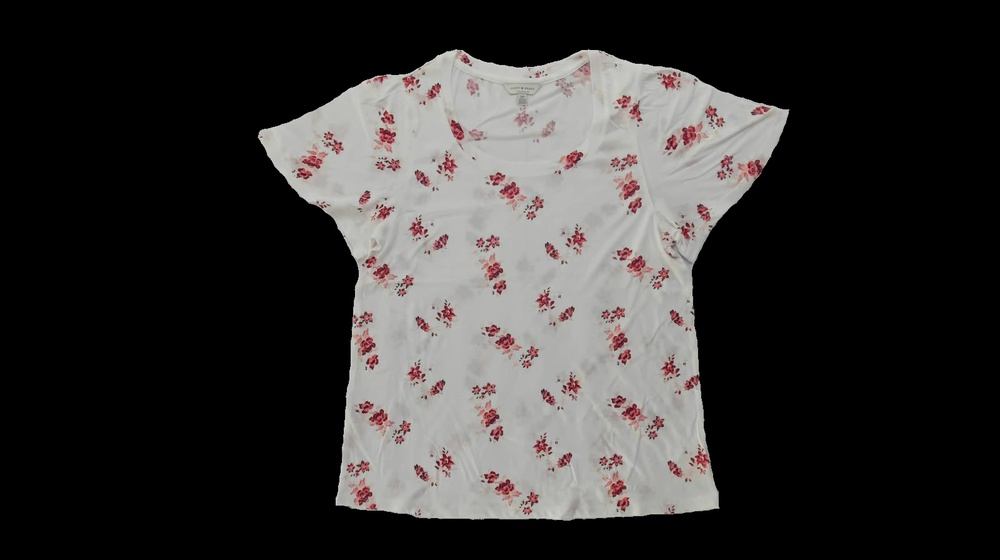
#> input picture edges/PATTERN1.jpg, 1000 x 560 px, shrunk from 1600 x 896 before the run, found by its file name
$ python edges.py
#> lines starting #> are read from the running program, lines starting #| are printed output that depends on the picture; after the words box and inside, x2 and y2 are one past the last pixel; in counts of white or black regions, pixels touching at a corner belong together
# packages
import cv2

# load image file
image = cv2.imread('C:/Users/administrator/Desktop/DX_Projects_onGit/autoM/autoM/edges/PATTERN1.jpg', cv2.IMREAD_UNCHANGED)
#> image is the input picture: shape (560, 1000, 3); mean B, G, R 51.7, 52.5, 54.6

# convert image to grayscale
image_grayscale = cv2.cvtColor(image, cv2.COLOR_BGR2GRAY)
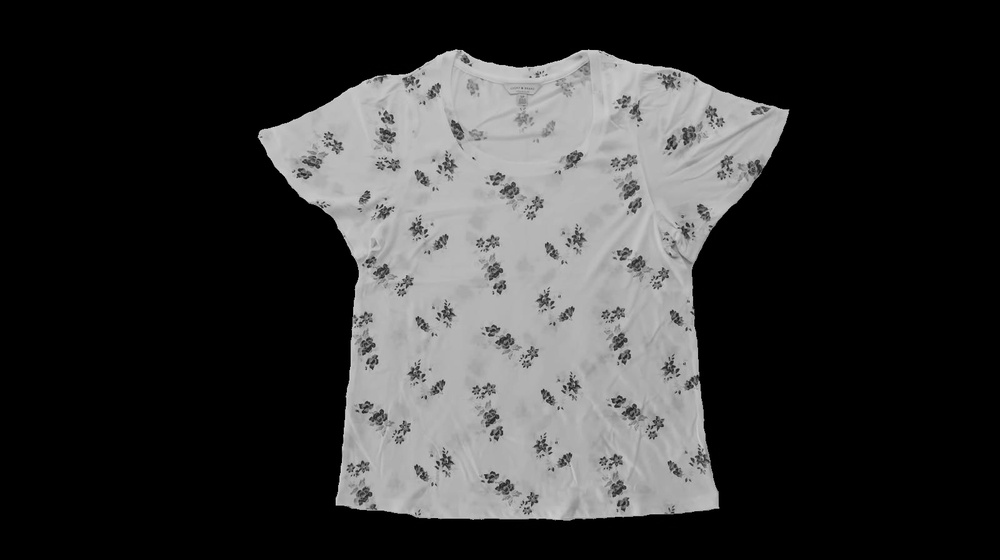
#> image_grayscale: shape (560, 1000); min 0, max 222, mean 53.1

# reduce image noice
image_blur = cv2.medianBlur(image_grayscale, 9)

# extract edges
image_edges = cv2.adaptiveThreshold(
    image_blur,
    255,
    cv2.ADAPTIVE_THRESH_MEAN_C,
    cv2.THRESH_BINARY,
    blockSize=7,
    C=2
)
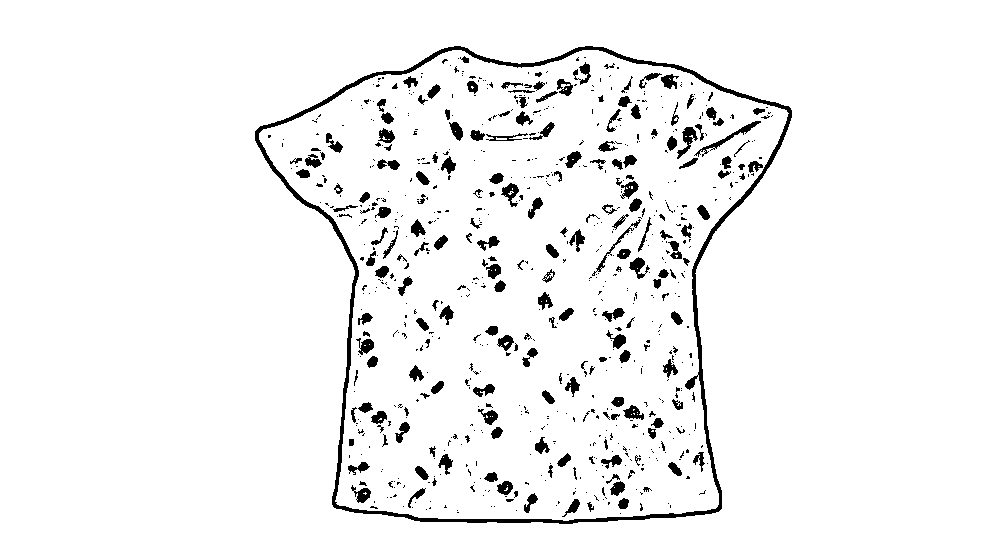
#> image_edges: shape (560, 1000); 95.4% white; 753 black regions (547 under 20 px), largest, box (x1, y1, x2, y2) and area: (255, 46, 792, 524) 7106, (694, 121, 761, 157) 310, (677, 127, 698, 159) 248

# convert image to grayscale cartoon style
image_cartoon = cv2.bitwise_and(image_grayscale, image_edges)
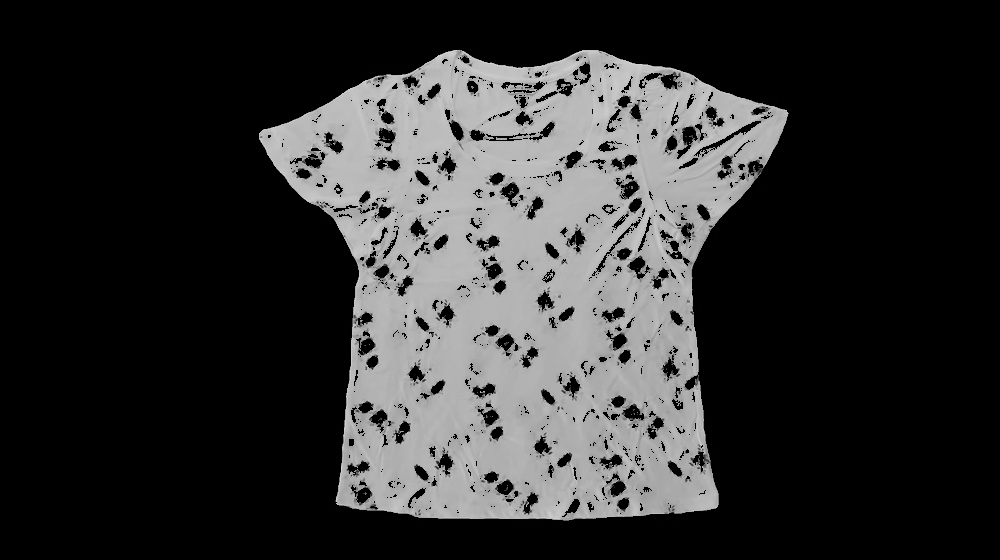
#> image_cartoon: shape (560, 1000); min 0, max 222, mean 48.7

# write output images
cv2.imwrite('C:/Users/administrator/Desktop/DX_Projects_onGit/autoM/autoM/edges/image_edges.png', image_edges)         # bare edges
cv2.imwrite('C:/Users/administrator/Desktop/DX_Projects_onGit/autoM/autoM/edges/image_cartoon.png', image_cartoon)       # cartoon style

# display image in a window
cv2.imshow('Image', image_cartoon)

# break out of a program
cv2.waitKey(0)

# clean up windows
cv2.destroyAllWindows()
